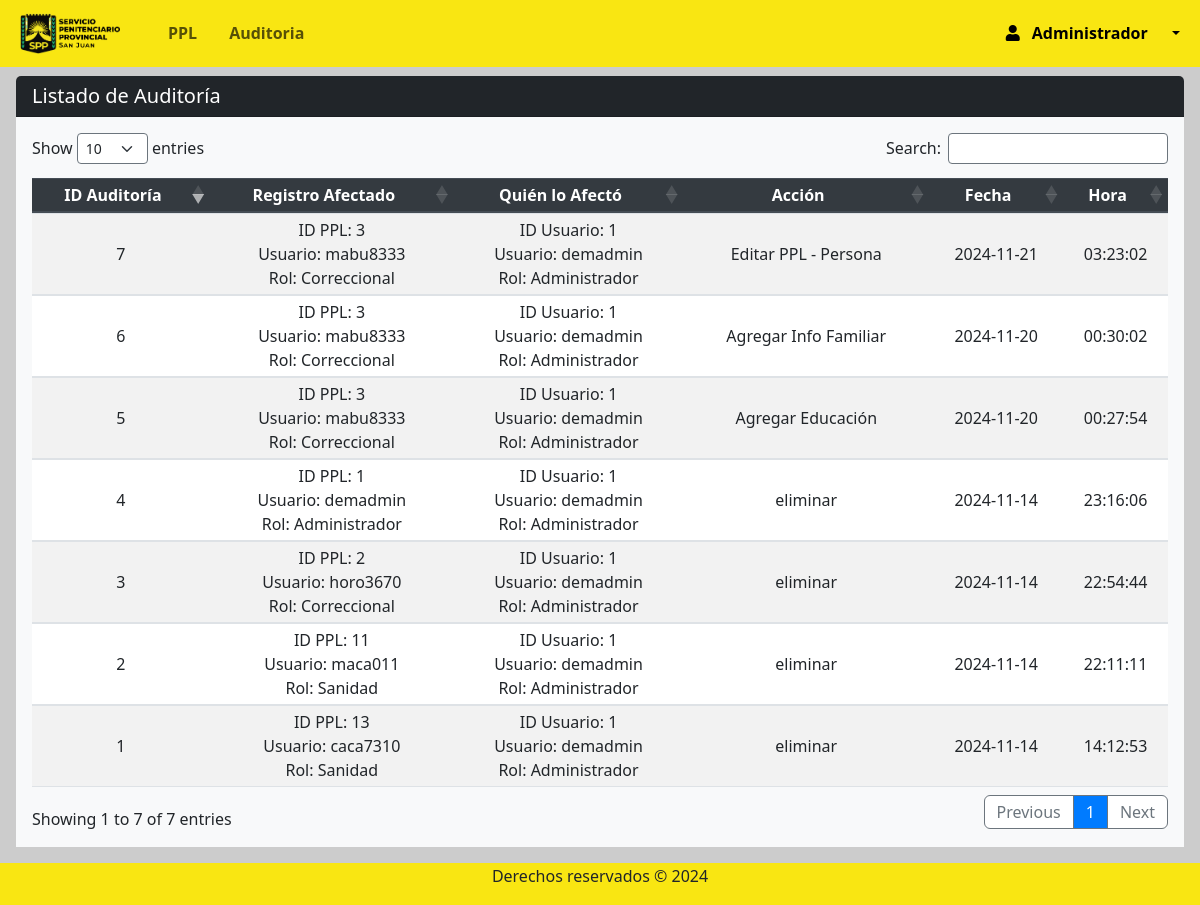
Page /Views/admin/auditoria.php (signed in) on the earlier database version.
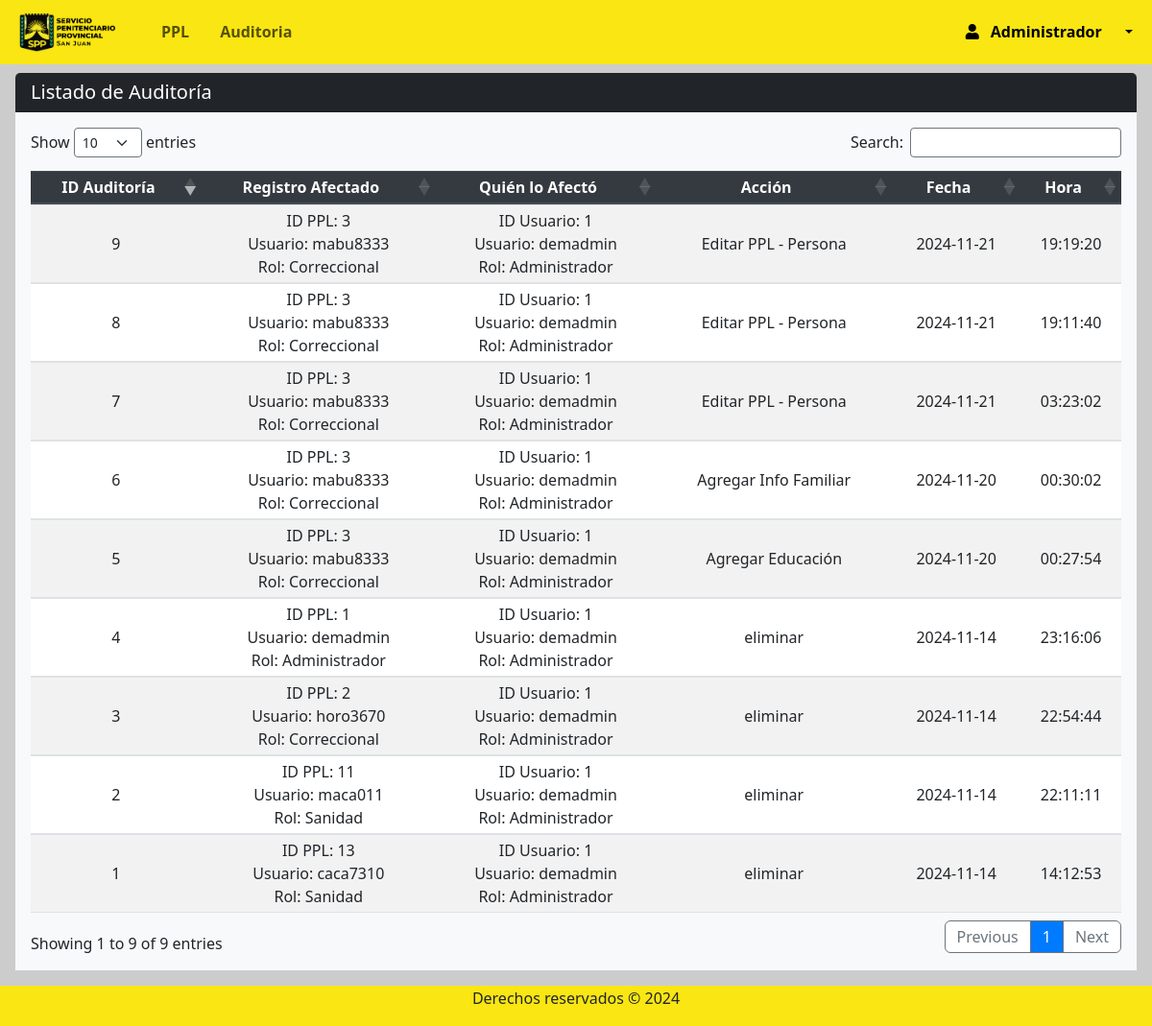
Same page on the later database version.
### tables this page shows
CREATE TABLE `rol` (
  `id_rol` int(11) NOT NULL,
  `nombre_rol` varchar(50) NOT NULL
);

CREATE TABLE `auditoria` (
  `id_auditoria` int(11) NOT NULL,
  `id_usuario` int(11) NOT NULL,
  `accion` varchar(50) NOT NULL,
  `tabla_afectada` varchar(50) NOT NULL,
  `registro_id` int(11) NOT NULL,
  `fecha` timestamp NOT NULL DEFAULT current_timestamp(),
  `detalles` varchar(255) DEFAULT NULL
);

CREATE TABLE `usuarios` (
  `id_usuario` int(11) NOT NULL,
  `id_persona` int(11) NOT NULL,
  `id_rol` int(11) NOT NULL,
  `nombre_usuario` varchar(50) NOT NULL,
  `contrasena` varchar(255) NOT NULL,
  `fecha_creacion` datetime DEFAULT current_timestamp(),
  `activo` tinyint(1) DEFAULT 1
);

### Views/admin/auditoria.php (the view, shortened to what this page needs)
<?php
require 'navbar.php';
require '../../conn/connection.php';
$query = "SELECT a.*,
                 u.nombre_usuario AS nombre_usuario_afecto,
                 r.nombre_rol AS rol_afecto,
                 u2.nombre_usuario AS nombre_usuario_registro,
                 r2.nombre_rol AS rol_registro,
                 DATE_FORMAT(a.fecha, '%Y-%m-%d') AS fecha_solo,
                 DATE_FORMAT(a.fecha, '%H:%i:%s') AS hora_solo
          FROM auditoria a
          LEFT JOIN usuarios u ON a.id_usuario = u.id_usuario
          LEFT JOIN rol r ON u.id_rol = r.id_rol
          LEFT JOIN usuarios u2 ON a.registro_id = u2.id_usuario
          LEFT JOIN rol r2 ON u2.id_rol = r2.id_rol
          ORDER BY a.fecha DESC";
$statement = $db->prepare($query);
$statement->execute();
$auditoria = $statement->fetchAll(PDO::FETCH_ASSOC);
?>
<section class="content mt-3">
    <div class="row">
        <div class="col mx-3">
            <div class="row">
                <div class="col">
                    <div class="card rounded-2 border-0">
                        <h5 class="card-header bg-dark text-white">Listado de Auditoría</h5>
                        <div class="card-body bg-light">
                            <?php if (count($auditoria) > 0): ?>
                                <table id="example" class="table table-striped table-sm" style="width:100%">
                                    <thead class="thead-dark">
                                        <tr>
                                            <th>ID Auditoría</th>
                                            <th>Registro Afectado</th>
                                            <th>Quién lo Afectó</th>
                                            <th>Acción</th>
                                            <th>Fecha</th>
                                            <th>Hora</th>
                                        </tr>
                                    </thead>
                                    <tbody>
                                        <?php foreach ($auditoria as $registro): ?>
                                            <tr>
                                                <td><?php echo htmlspecialchars($registro['id_auditoria']); ?></td>
                                                <td>
                                                    ID PPL: <?php echo htmlspecialchars($registro['registro_id'] ?? 'No hay dato'); ?><br>
                                                    Usuario: <?php echo htmlspecialchars($registro['nombre_usuario_registro'] ?? 'No hay dato'); ?><br>
                                                    Rol: <?php echo htmlspecialchars($registro['rol_registro'] ?? 'No hay dato'); ?>
                                                </td>
                                                <td>
                                                    ID Usuario: <?php echo htmlspecialchars($registro['id_usuario'] ?? 'No hay dato'); ?><br>
                                                    Usuario: <?php echo htmlspecialchars($registro['nombre_usuario_afecto'] ?? 'No hay dato'); ?><br>
                                                    Rol: <?php echo htmlspecialchars($registro['rol_afecto'] ?? 'No hay dato'); ?><br>
                                                </td>
                                                <td><?php echo htmlspecialchars($registro['accion']); ?></td>
                                                <td><?php echo htmlspecialchars($registro['fecha_solo']); ?></td>
                                                <td><?php echo htmlspecialchars($registro['hora_solo']); ?></td>
                                            </tr>
                                        <?php endforeach; ?>
                                    </tbody>
                                </table>
                            <?php else: ?>
                                <p>No hay registros en la auditoría.</p>
                            <?php endif; ?>
                        </div>
                    </div>
                </div>
            </div>
        </div>
    </div>
</section>
<? require 'footer.php'; ?>

### Views/admin/navbar.php (shortened to what this page needs)
<?php
require '../../conn/connection.php';
$id_rol = $_SESSION['id_rol'];
$query = "SELECT nombre_rol FROM rol WHERE id_rol = ?";
$stmt = $conexion->prepare($query);
$stmt->bind_param("i", $id_rol);
$stmt->execute();
$result = $stmt->get_result();
if ($result && $result->num_rows > 0) {
  $rol = $result->fetch_assoc();
  $nombre_rol = $rol['nombre_rol'];
} else {
  $nombre_rol = "Usuario Desconocido";
}
?>
<!DOCTYPE html>
<html lang="es">
<head>
  <link rel="stylesheet" href="https://use.fontawesome.com/releases/v5.8.2/css/all.css">
  <link rel="stylesheet" href="../../css/style.css">
  <link href="https://cdn.jsdelivr.net/npm/bootstrap@5.3.2/dist/css/bootstrap.min.css" rel="stylesheet">
  <link rel="stylesheet" href="https://maxcdn.bootstrapcdn.com/bootstrap/4.5.2/css/bootstrap.min.css">
  <link rel="stylesheet" href="https://cdnjs.cloudflare.com/ajax/libs/twitter-bootstrap/5.3.0/css/bootstrap.min.css">
  <link rel="stylesheet" href="https://cdn.datatables.net/1.13.7/css/dataTables.bootstrap5.min.css">
  <link rel="stylesheet" type="text/css" href="https://cdn.datatables.net/1.13.1/css/dataTables.bootstrap5.min.css" />
  <link rel="stylesheet" type="text/css" href="https://cdn.datatables.net/buttons/2.3.3/css/buttons.bootstrap5.min.css" />
  <link rel="stylesheet" href="https://cdn.jsdelivr.net/npm/bootstrap@5.3.0-alpha1/dist/css/bootstrap.min.css" />
  <link rel="stylesheet" href="https://cdnjs.cloudflare.com/ajax/libs/font-awesome/6.2.1/css/all.min.css" />
  <link rel="stylesheet" href="https://cdnjs.cloudflare.com/ajax/libs/font-awesome/5.15.4/css/all.min.css">
</head>
<body>
  <div style="height:60px">
    <nav class="navbar navbar-expand-lg fixed-top " style="background-color: #f9e612;">
      <div class="container-fluid ml-2 ">
        <a href="index.php" class="navbar-brand mb-0 pr-4 ">
          <img class="d-line-block align-top " src="../../img/LOGO2.ico" width="100px" style="margin-right:0px">
        </a>
        <div class="collapse navbar-collapse " id="navbarNav">
          <ul class="navbar-nav mr-auto ">
            <li class="nav-item  pr-3">
              <a class="nav-link " href="ppl_index.php"><b>PPL</b></a>
            </li>
            <li class="nav-item  pr-3">
              <a class="nav-link " href="auditoria.php"><b>Auditoria</b></a>
            </li>
          </ul>
          <form class="form-inline d-flex justify-content-end">
            <div class="collapse navbar-collapse" id="navbarNav">
              <ul class="navbar-nav">
                <li class="nav-item dropdown">
                  <a class="nav-link dropdown-toggle active" href="#" role="button" data-bs-toggle="dropdown" aria-expanded="false">
                    <i class="fas fa-user pr-2"></i>
                    <span class="mr-3">
                      <b>
                      <?php if (isset($nombre_rol)) : ?>
                        <?php echo $nombre_rol; ?>
                      <?php else : ?>
                        "Usuario Desconocido"
                      <?php endif; ?>
                      </b>
                    </span>
                  </a>
                </li>
            </div>
          </form>
        </div>
      </div>
    </nav>
  </div>

### Views/admin/footer.php (shortened to what this page needs)
        <br/><br/>
        <footer class=" "style="background-color: #f9e612;">
                <p>Derechos reservados &copy; 2024</p>
        </footer>
    </body>
</html>

### css/style.css (style rules this page uses)
body { position: relative; padding-bottom: 10px; min-height: 100vh; }
th, td { text-align: center !important; vertical-align: middle !important; }

### Views/admin/navbar.php (style rules this page uses)
body { background: #cccccc; }

### Views/admin/footer.php (style rules this page uses)
footer { background: #1b1e21; width: 100%; padding: 1px; position: absolute; bottom:0; }
footer p { text-align: center; }

Differences in the rows shown:
added auditoria: id_auditoria "9", registro "3", usuarios.nombre_usuario "mabu8333", rol.nombre_rol "Correccional", id_usuario "1", id_usuario.nombre_usuario "demadmin", rol.nombre_rol "Administrador", accion "Editar PPL - Persona", fecha_solo "2024-11-21", hora_solo "19:19:20"
added auditoria: id_auditoria "8", registro "3", usuarios.nombre_usuario "mabu8333", rol.nombre_rol "Correccional", id_usuario "1", id_usuario.nombre_usuario "demadmin", rol.nombre_rol "Administrador", accion "Editar PPL - Persona", fecha_solo "2024-11-21", hora_solo "19:11:40"
Other differences:
text written by a page script: "Show entries Search: Showing 1 to 7 of 7 entries Previous 1 Next" → "Show entries Search: Showing 1 to 9 of 9 entries Previous 1 Next"
